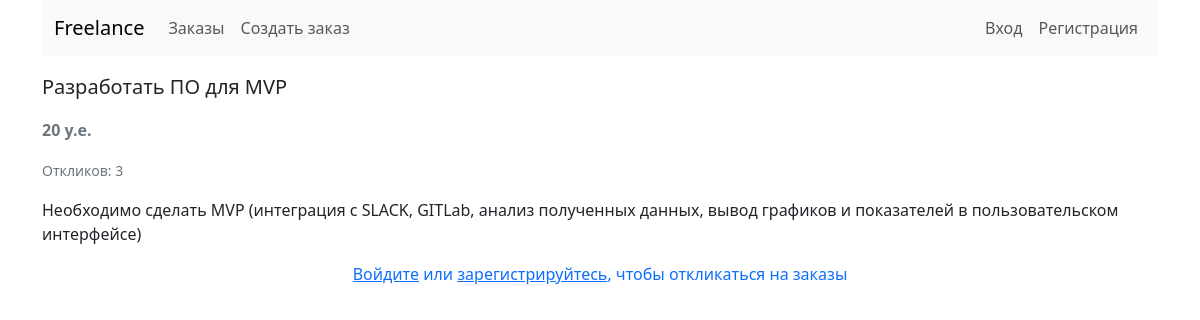
The app's page /order/show/4 with its own data.
### tables this page shows
CREATE TABLE `orders` (
  `id` int NOT NULL,
  `title` varchar(255) NOT NULL,
  `description` text NOT NULL,
  `price` int DEFAULT NULL,
  `user_id` int NOT NULL
);

### app/Core/View.php (called while the page is built, shortened)
<?php
abstract class View
{
    public function html(string $template = 'index', array $data = []): void
    {
        $is_auth     = Authorization::isAuth();
        include 'app/layouts/layout.tpl.php';
        die();
    }
}

### app/Controllers/OrderController.php (called while the page is built, shortened)
<?php
class OrderController extends Controller
{
    public function __construct()
    {
        $this->model = new OrderModel;
        $this->view  = new OrderView;
    }
    public function showAction(): void
    {
        $this->requireItem();
        $applicationModel = new ApplicationModel;
        $applications = $applicationModel->whereOrderID($this->item['id']);
        $this->view->html('show', [
            'order' => $this->item,
            'applications' => $applications,
            'has_permision' => $this->model->hasPermision($this->item),
        ]);
    }
}

### index.php (called while the page is built, shortened)
<?php
$router = new Router;
$router->run();

### app/Core/DB.php (called while the page is built, shortened)
<?php
class DB
{
    private PDO $connect;
    private $options = [
        PDO::ATTR_DEFAULT_FETCH_MODE => PDO::FETCH_ASSOC,
    ];
    public function __construct()
    {
        global $dbConfig;
        $dsn           = "mysql:dbname={$dbConfig['dbname']};host={$dbConfig['host']};port={$dbConfig['port']}";
        $this->connect = new \PDO ($dsn, $dbConfig['username'], $dbConfig['password'], $this->options);
    }
    public function execute($sql, $params = [])
    {
        $query = $this->connect->prepare($sql);
        $query->execute($params);
        return $query;
    }
    public function get($sql, $params = []): array | bool
    {
        $query = $this->execute($sql, $params);
        return $query->fetch();
    }
}

### app/Models/OrderModel.php (called while the page is built, shortened)
<?php
class OrderModel extends Model {
    public function get(int $id): array|bool {
        $sql = 'SELECT
                o.id, o.title, o.description, o.price, o.user_id, u.login AS user_login, COUNT(a.order_id) AS applications_count
            FROM `orders` AS o
                JOIN `users` AS u ON o.user_id = u.id
                LEFT JOIN applications AS a ON a.order_id = o.id
            WHERE o.id = ?
            GROUP BY o.id';
        return $this->database->get($sql, [$id]);
    }
}

### app/Core/Controller.php (called while the page is built, shortened)
<?php
abstract class Controller {
    protected Model $model;
    public function requireItem() {
        $this->item = $this->model->get($_GET['id']);
    }
}

### app/Core/Authorization.php (called while the page is built, shortened)
<?php
class Authorization
{
    public static function getCurrentUserID(): int
    {
        return $_SESSION['user_id'] ?? 0;
    }
    public static function getCurrentUser(): array | bool
    {
        $currentUserID = self::getCurrentUserID();
        return false;
    }
    public static function isAuth(): bool
    {
        $user = self::getCurrentUser();
        return !!$user;
    }
}

### app/layouts/orders/show.tpl.php (the view)
<p class="fs-5 fw-medium"><?=$data['order']['title']?></p>
<p class="fw-bold text-secondary">
    <?php if ($data['order']['price']): ?>
        <?=$data['order']['price']?> у.е.
    <?php else: ?>
        Договорная
    <?php endif;?>
</p>
<p><small class="text-secondary">Откликов: <?= $data['order']['applications_count'] ?? 0 ?></small></p>
<p><?=$data['order']['description']?></p>
<?php if ($is_auth): ?>
    <?php if ($data['has_permision']): ?>
        <a href="/order/edit/<?=$data['order']['id']?>" class="btn btn-outline-primary">Отредактировать</a>
        <a href="/order/delete/<?=$data['order']['id']?>" class="btn btn-outline-danger">Удалить</a>
        <div class="row mt-4">
            <div class="col">
                <?php if ($data['applications']): ?>
                    <p class="fs-5">Откликнувшиеся пользователи:</p>
                    <ul class="list-group ">
                        <?php foreach ($data['applications'] as $application) : ?>
                            <li class="list-group-item"><?= $application['user_login'] ?></li>
                        <?php endforeach; ?>
                    </ul>
                <?php else: ?>
                    <p class="fs-5 text-muted">Откликнувшихся пользователей пока нет</p>
                <?php endif;?>
            </div>
        </div>
    <?php else: ?>
        <?php if (true): ?>
            <a href="/order/reply/<?=$data['order']['id']?>" class="btn btn-outline-primary">Откликнуться</a>
        <?php else: ?>
            <p class="text-primary fs-5">Вы откликнулись на этот заказ</p>
        <?php endif;?>
    <?php endif;?>
<?php else: ?>
    <p class="text-primary text-center"><a href="/login">Войдите</a> или <a href="/register">зарегистрируйтесь</a>, чтобы откликаться на заказы</p>
<?php endif;?>

### records on screen
orders: title "Разработать ПО для MVP", price "20", description "Необходимо сделать MVP (интеграция с SLACK, GITLab, анализ полученных данных, вывод графиков и показателей в пользовательском интерфейсе)"

### other values on screen
$data['order']['applications_count'] "3"
